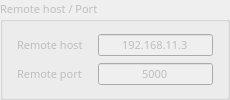
                 <widget class="QGroupBox" name="ch2_remote">
                  <property name="enabled">
                   <bool>false</bool>
                  </property>
                  <property name="minimumSize">
                   <size>
                    <width>230</width>
                    <height>70</height>
                   </size>
                  </property>
                  <property name="maximumSize">
                   <size>
                    <width>230</width>
                    <height>105</height>
                   </size>
                  </property>
                  <property name="font">
                   <font>
                    <family>맑은 고딕</family>
                    <pointsize>8</pointsize>
                   </font>
                  </property>
                  <property name="title">
                   <string>Remote host / Port</string>
                  </property>
                  <layout class="QGridLayout" name="gridLayout_156">
                   <item row="0" column="0">
                    <layout class="QGridLayout" name="gridLayout_157">
                     <item row="0" column="0">
                      <widget class="QLabel" name="label_198">
                       <property name="minimumSize">
                        <size>
                         <width>75</width>
                         <height>22</height>
                        </size>
                       </property>
                       <property name="maximumSize">
                        <size>
                         <width>75</width>
                         <height>22</height>
                        </size>
                       </property>
                       <property name="font">
                        <font>
                         <family>맑은 고딕</family>
                         <pointsize>8</pointsize>
                        </font>
                       </property>
                       <property name="text">
                        <string>Remote host</string>
                       </property>
                      </widget>
                     </item>
                     <item row="0" column="1">
                      <widget class="QLineEdit" name="ch2_remoteip">
                       <property name="minimumSize">
                        <size>
                         <width>115</width>
                         <height>22</height>
                        </size>
                       </property>
                       <property name="maximumSize">
                        <size>
                         <width>115</width>
                         <height>22</height>
                        </size>
                       </property>
                       <property name="font">
                        <font>
                         <family>맑은 고딕</family>
                         <pointsize>8</pointsize>
                        </font>
                       </property>
                       <property name="text">
                        <string>192.168.11.3</string>
                       </property>
                       <property name="alignment">
                        <set>Qt::AlignCenter</set>
                       </property>
                      </widget>
                     </item>
                    </layout>
                   </item>
                   <item row="1" column="0">
                    <layout class="QGridLayout" name="gridLayout_158">
                     <item row="0" column="0">
                      <widget class="QLabel" name="label_199">
                       <property name="minimumSize">
                        <size>
                         <width>75</width>
                         <height>22</height>
                        </size>
                       </property>
                       <property name="maximumSize">
                        <size>
                         <width>75</width>
                         <height>22</height>
                        </size>
                       </property>
                       <property name="font">
                        <font>
                         <family>맑은 고딕</family>
                         <pointsize>8</pointsize>
                        </font>
                       </property>
                       <property name="text">
                        <string>Remote port</string>
                       </property>
                      </widget>
                     </item>
                     <item row="0" column="1">
                      <widget class="QLineEdit" name="ch2_remoteport">
                       <property name="minimumSize">
                        <size>
                         <width>115</width>
                         <height>22</height>
                        </size>
                       </property>
                       <property name="maximumSize">
                        <size>
                         <width>115</width>
                         <height>22</height>
                        </size>
                       </property>
                       <property name="font">
                        <font>
                         <family>맑은 고딕</family>
                         <pointsize>8</pointsize>
                        </font>
                       </property>
                       <property name="text">
                        <string>5000</string>
                       </property>
                       <property name="alignment">
                        <set>Qt::AlignCenter</set>
                       </property>
                      </widget>
                     </item>
                    </layout>
                   </item>
                  </layout>
                 </widget>
